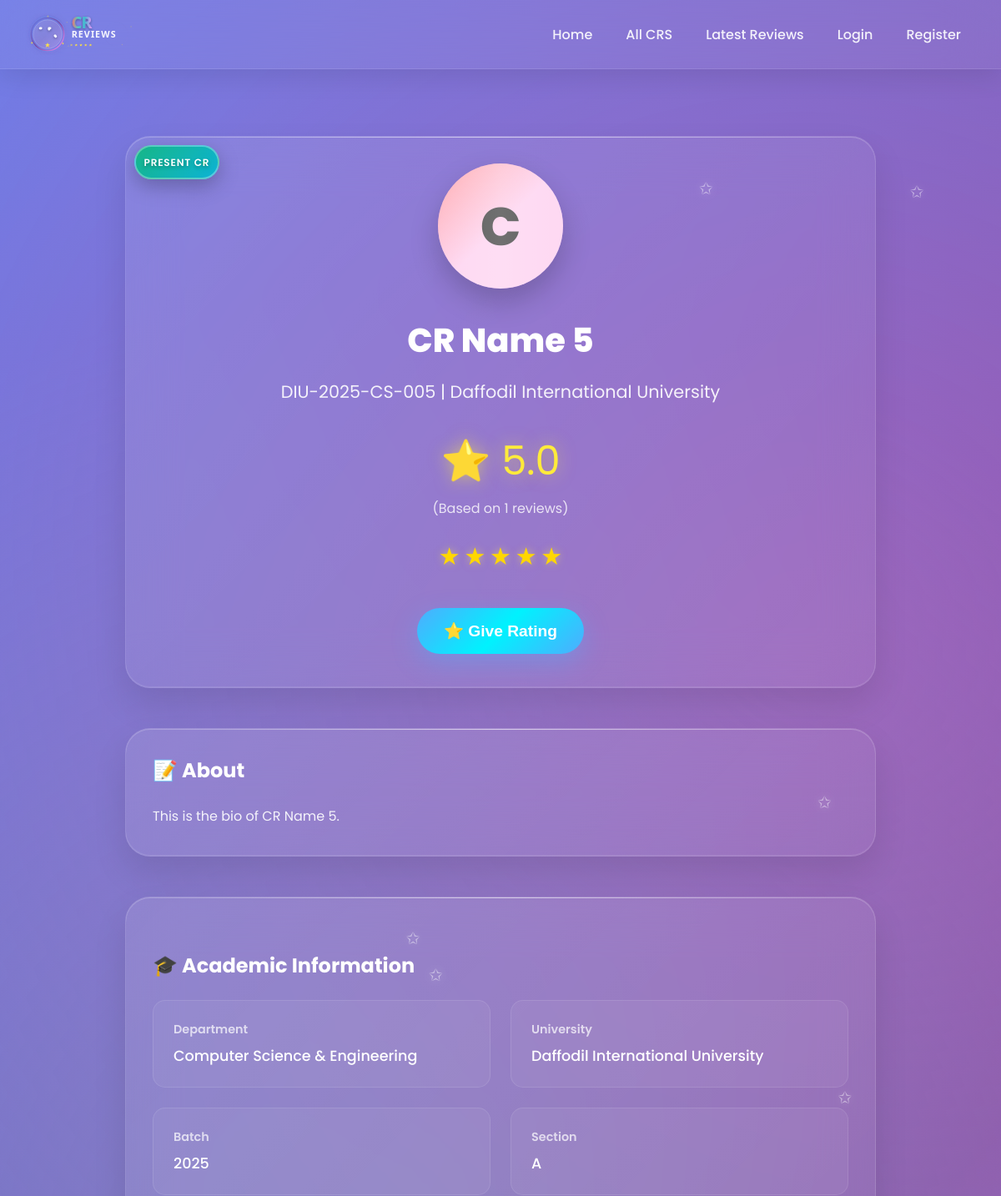
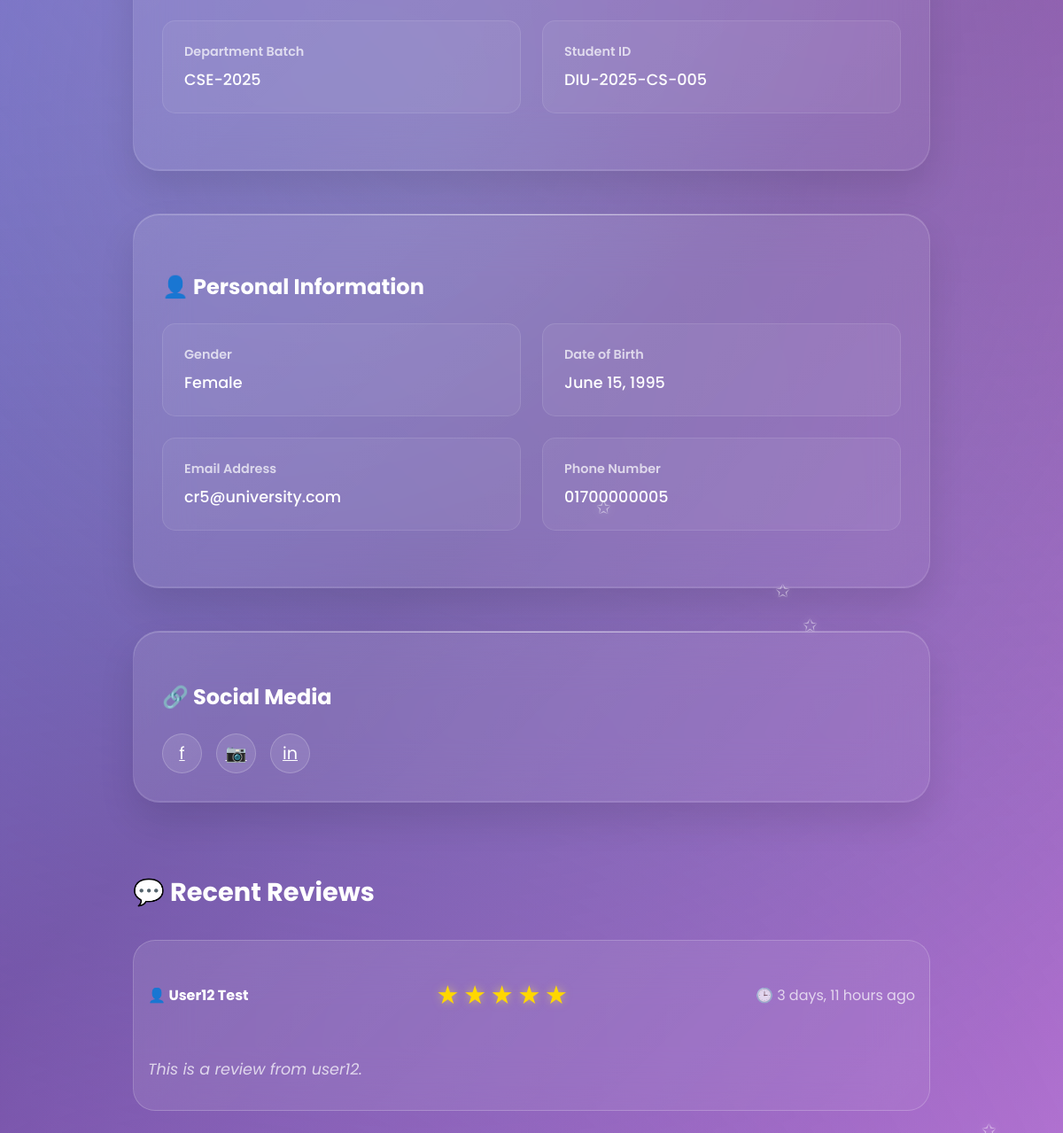
Page /cr_profile/cr-5-74c448/ (upper part) on the earlier database version (2 pictures, top to bottom).
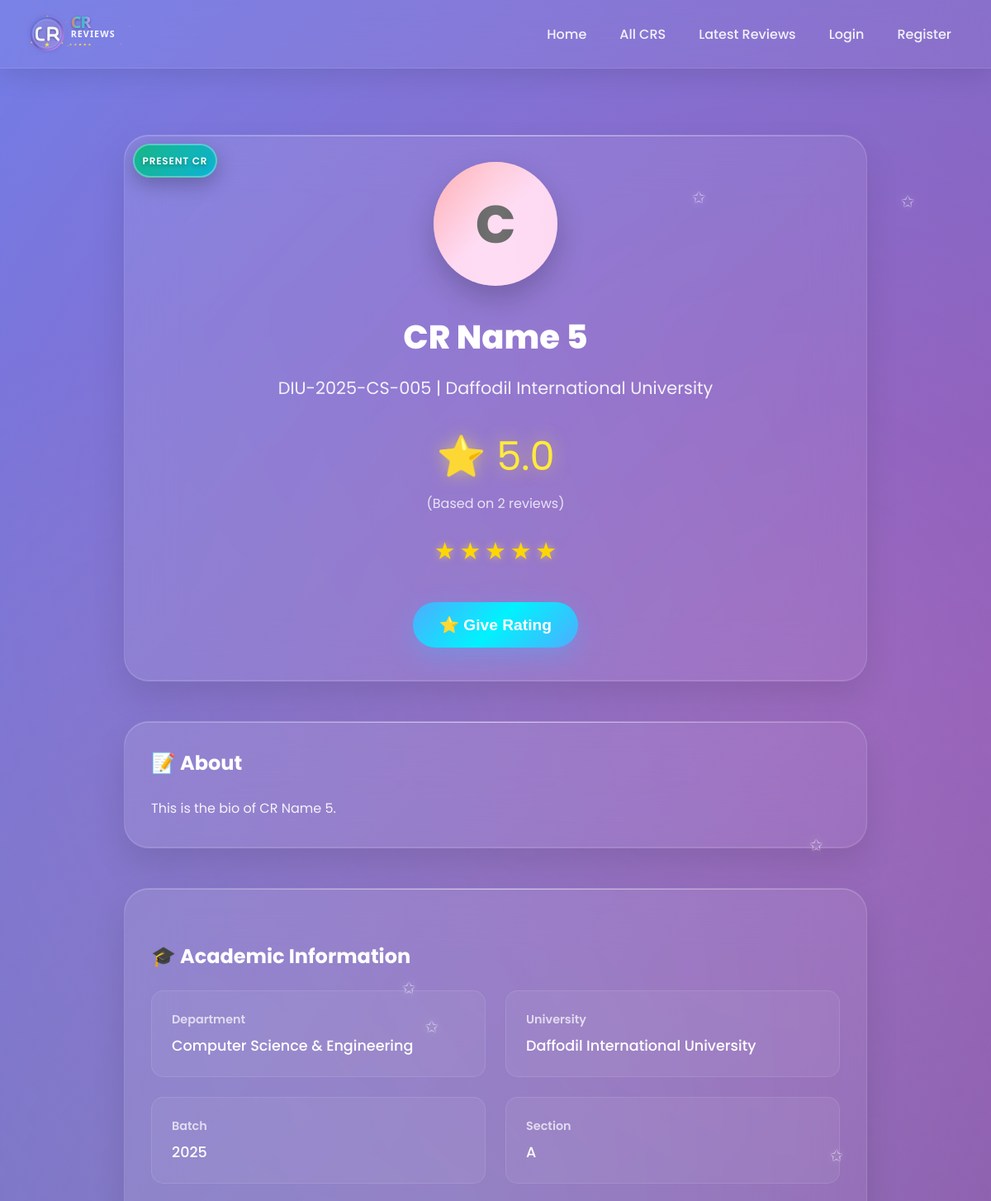
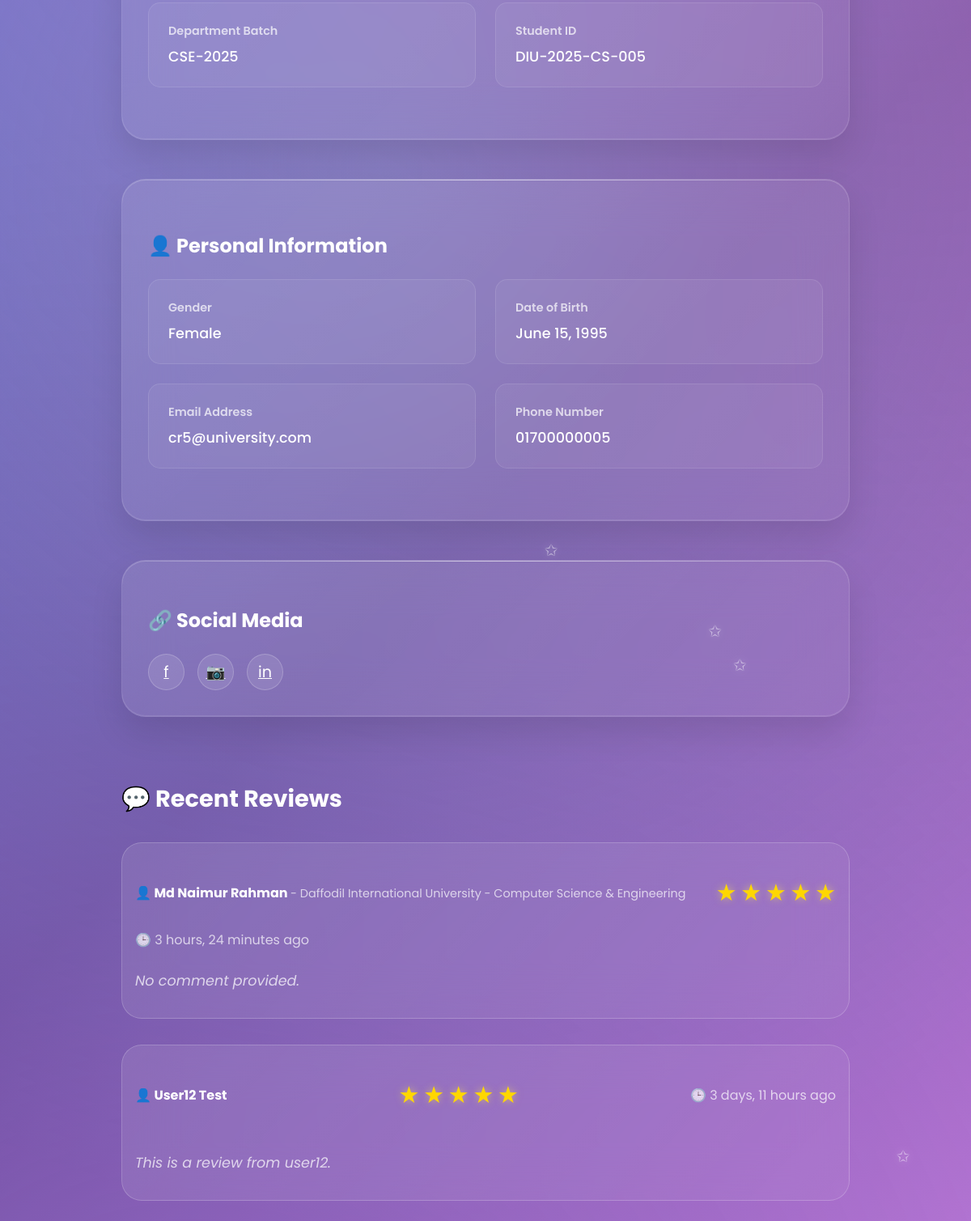
Same page on the later database version (2 pictures, top to bottom).
### cr/models.py (models this page shows, shortened)
class CrProfile(models.Model):
    user=models.OneToOneField('userprofile.User', on_delete=models.CASCADE,related_name='user_profile')
    university=models.ForeignKey(University, on_delete=models.CASCADE,related_name='university_crs')
    department=models.ForeignKey(Department, on_delete=models.CASCADE,related_name='department_crs')
    cr_status = models.CharField(
    max_length=20,
    choices=[('Present', 'Present CR'), ('Former', 'Former CR')],
    default='Present'
    )
    profile_picture = models.ImageField(upload_to='cr_profile_pictures/', blank=True, null=True)
    name = models.CharField(max_length=100)
    gender = models.CharField(choices=[('M', 'Male'), ('F', 'Female')], max_length=1)
    email = models.EmailField(blank=True, null=True)
    phone = models.CharField(max_length=30, blank=True, null=True)
    st_id = models.CharField(max_length=50, unique=True)
    batch = models.CharField(max_length=20)
    dept_batch = models.CharField(max_length=20 , blank=True, null=True)
    section = models.CharField(max_length=10)
    bio = models.TextField(blank=True, null=True)
    date_of_birth = models.DateField(blank=True, null=True)
    slug = models.SlugField(unique=True, blank=True)
    facebook_url = models.URLField(default='https://www.facebook.com/')
    instagram_url = models.URLField(default='https://www.instagram.com/')
    linkedin_url = models.URLField(default='https://www.linkedin.com/')
    created_at=models.DateTimeField(auto_now_add=True)
    updated_at=models.DateTimeField(auto_now=True)
    deleted_at=models.DateTimeField(auto_now=True,blank=True,null=True)
    @property
    def average_rating(self):
        avg=self.cr_reviews.aggregate(Avg('rating'))['rating__avg']
        return round(avg,1) if avg else 0

class University(models.Model):
    Public = "Public"
    Private = "Private"
    university_type = [
        (Public,"Public"),
        (Private,"Private"),
    ]
    title =models.CharField(max_length=100,unique=True,blank=False,null=False)
    type =models.CharField(max_length=100,choices=university_type)
    address=models.CharField(max_length=150, blank=True, null=True)
    slug=models.SlugField(blank=True,unique=True)
    created_at=models.DateTimeField(auto_now_add=True)
    updated_at=models.DateTimeField(auto_now=True)
    daleted_at=models.DateTimeField(auto_now=True,blank=True,null=True)
    def __str__(self):
        return self.title

class Department(models.Model):
    university=models.ForeignKey(University, on_delete=models.CASCADE,related_name='departments')
    title=models.CharField(max_length=50,unique=True,blank=False,null=False)
    code=models.CharField(max_length=50,unique=True,blank=True,null=True)
    slug=models.SlugField(blank=True,unique=True)
    created_at=models.DateTimeField(auto_now_add=True)
    updated_at=models.DateTimeField(auto_now=True)
    daleted_at=models.DateTimeField(auto_now=True,blank=True,null=True)
    def __str__(self):
        return self.title

class Review(models.Model):
    user=models.ForeignKey('userprofile.User', on_delete=models.CASCADE,related_name='userreviews')
    cr_profile=models.ForeignKey(CrProfile, on_delete=models.CASCADE,related_name='cr_reviews')
    rating = models.PositiveSmallIntegerField()
    description = models.TextField(blank=True, null=True)
    is_anonymous = models.BooleanField(default=False)
    anonymous_name = models.CharField(max_length=100, blank=True, null=True)
    slug = models.SlugField(unique=True, blank=True)
    created_at = models.DateTimeField(auto_now_add=True)
    updated_at = models.DateTimeField(auto_now=True)
    deleted_at = models.DateTimeField(blank=True, null=True)
    class Meta:
        unique_together = [['user', 'cr_profile']]
        ordering = ['-created_at']

### userprofile/models.py (models this page shows, shortened)
class User(AbstractBaseUser,PermissionsMixin):
    university=models.ForeignKey(University, on_delete=models.SET_NULL,related_name='university',null=True,blank=True)
    department=models.ForeignKey(Department, on_delete=models.SET_NULL,related_name='department',null=True,blank=True)
    profile_picture=models.ImageField(upload_to=user_profile_picture_path,null=True,blank=True)
    first_name = models.CharField(max_length=50)
    last_name = models.CharField(max_length=50)
    gender = models.CharField(choices=[('M', 'Male'), ('F', 'Female')], max_length=1)
    email = models.EmailField(unique=True)
    phone=models.CharField(max_length=20,null=True,blank=True)
    date_of_birth=models.DateField(null=True,blank=True)
    student_id=models.CharField(max_length=50,unique=True,null=True,blank=True)
    batch=models.CharField(max_length=20,null=True,blank=True)
    dept_batch = models.CharField(max_length=20 , blank=True, null=True)
    section=models.CharField(max_length=20,null=True,blank=True)
    bio=models.TextField(null=True,blank=True)
    facebook_url=models.URLField(default='https://www.facebook.com/')
    instagram_url=models.URLField(default='https://www.instagram.com/')
    linkedin_url=models.URLField(default='https://www.linkedin.com/')
    role=models.CharField(max_length=20, default='student')
    slug=models.SlugField(blank=True,unique=True)
    is_email_verified = models.BooleanField(default=False)
    email_verification_token = models.UUIDField(blank=True, null=True, editable=False)
    email_verification_token_created = models.DateTimeField(blank=True, null=True)
    password_reset_token = models.UUIDField(null=True, blank=True, editable=False)
    password_reset_token_created = models.DateTimeField(null=True, blank=True)
    is_active = models.BooleanField(default=True)
    is_staff = models.BooleanField(default=False)
    created_at = models.DateTimeField(auto_now_add=True)
    updated_at = models.DateTimeField(auto_now=True)
    deleted_at = models.DateTimeField(blank=True, null=True)
    USERNAME_FIELD = 'email'
    REQUIRED_FIELDS = ['first_name','last_name']
    objects = CustomUserManager()
    def get_full_name(self):
        return f"{self.first_name} {self.last_name}"

### cr/views.py (the view)
# urls.py: path('cr_profile/<str:slug>/',cr_profile,name='cr_profile'),
def cr_profile(request,slug):
    cr_profile=get_object_or_404(CrProfile,slug=slug)
    review=Review.objects.filter(cr_profile=cr_profile).order_by('-created_at')
    paginator = Paginator(review,5)
    page_number = request.GET.get('page',1)
    try:
        review=paginator.page(page_number)
    except PageNotAnInteger:
        review=paginator.page(1)
    except EmptyPage:
        review=paginator.page(1)
    is_saved = False
    if request.user.is_authenticated:
        is_saved = cr_profile.saved_by.filter(user=request.user).exists()
    context={
        'cr_profile':cr_profile,
        'review':review,
        'paginator':paginator,
        'is_saved':is_saved
    }
    return render(request,'profile.html',context)

### templates/profile.html (shortened to what this page needs)
{% extends 'base.html' %}
{% load static %}
{% block content %}
    <div id="cr-profile" class="page">
        <div class="container">
            <div style="max-width: 900px; margin: 0 auto;">
                <div class="search-section" style="text-align: center; margin-bottom: 3rem;">
                    <div class="profile-photo" style="width: 150px; height: 150px; font-size: 4rem; margin: 0 auto 2rem; position: relative;" id="profile-photo">
                         {% if cr_profile.profile_picture %}
                        <img src="{{ cr_profile.profile_picture.url }}" alt="{{ cr_profile.name }}" />
                        {% else %}
                        <span>{{ cr_profile.name|first|upper }}</span>
                        {% endif %}
                    </div>
                    <h1 style="color: white; font-size: 2.5rem; font-weight: 800; margin-bottom: 1rem;" id="profile-name">{{cr_profile.name}}</h1>
                    <p style="color: rgba(255,255,255,0.9); font-size: 1.3rem; margin-bottom: 1.5rem;" id="profile-info">
                        {{cr_profile.st_id}} | {{cr_profile.university}}
                    </p>
  <div class="cr-status-badge {{ cr_profile.cr_status|lower }}">
    {% if cr_profile.cr_status == 'Present' %}
      <span class="badge-text">Present CR</span>
    {% else %}
      <span class="badge-text">Former CR</span>
    {% endif %}
  </div>
                    <div style="margin: 2rem 0;">
                        <div style="font-size: 3rem; color: #ffeb3b; text-shadow: 0 0 20px rgba(255,235,59,0.5);">
                            ⭐ {{cr_profile.average_rating}}
                        </div>
                        <div style="color: rgba(255,255,255,0.8); margin-top: 0.5rem;" id="review-count">
                            (Based on {{review.paginator.count}} reviews)
                        </div>
                        <div class="rating">
                            {% for i in "12345" %} {% if forloop.counter <= cr_profile.average_rating %}
                            <span class="star filled">★</span>
                            {% else %}
                            <span class="star">☆</span>
                            {% endif %} {% endfor %}
                        </div>
                    </div>
                    <button class="btn" onclick="openRatingModal('{{ cr_profile.slug }}', '{{ cr_profile.name }}')" style="font-size: 1.2rem; padding: 1rem 2rem;">
                        ⭐ Give Rating
                    </button>
                </div>
                <div class="search-section">
                    <div class="card1">
                        <h3 class="card-title1">📝 About</h3>
                        <div class="about-content">
                        {{cr_profile.bio}}
                        </div>
                    </div>
                </div>
                <div class="search-section">
                 <div class="card1" style="margin-top: 2rem;">
                    <h3 class="card-title1">🎓 Academic Information</h3>
                    <div class="info-grid">
                        <div class="info-item">
                            <div class="info-label">Department</div>
                            <div class="info-value">{{cr_profile.department}}</div>
                        </div>
                        <div class="info-item">
                            <div class="info-label">University</div>
                            <div class="info-value">{{cr_profile.university}}</div>
                        </div>
                        <div class="info-item">
                            <div class="info-label">Batch</div>
                            <div class="info-value">{{cr_profile.batch}}</div>
                        </div>
                        <div class="info-item">
                            <div class="info-label">Section</div>
                            <div class="info-value">{{cr_profile.section}}</div>
                        </div>
                        <div class="info-item">
                            <div class="info-label">Department Batch</div>
                            <div class="info-value">{{cr_profile.dept_batch}}</div>
                        </div>
                        <div class="info-item">
                            <div class="info-label">Student ID</div>
                            <div class="info-value">{{cr_profile.st_id}}</div>
                        </div>
                        </div>
                    </div>
                </div>
                <div class="search-section">
                 <div class="card1" style="margin-top: 2rem;">
                    <h3 class="card-title1">👤 Personal Information</h3>
                    <div class="info-grid">
                        <div class="info-item">
                            <div class="info-label">Gender</div>
                            {% if cr_profile.gender == 'M' %}
                            <div class="info-value">Male</div>
                            {% elif cr_profile.gender == 'F' %}
                            <div class="info-value">Female</div>
                            {% else %}
                            <div class="info-value">None</div>
                            {% endif %}
                        </div>
                        <div class="info-item">
                            <div class="info-label">Date of Birth</div>
                            <div class="info-value">{{cr_profile.date_of_birth}}</div>
                        </div>
                        <div class="info-item">
                            <div class="info-label">Email Address</div>
                            <div class="info-value">{{cr_profile.email}}</div>
                        </div>
                        <div class="info-item">
                            <div class="info-label">Phone Number</div>
                            <div class="info-value">{{cr_profile.phone}}</div>
                        </div>
                    </div>
                    </div>
                </div>
                <div class="search-section">
                    <h3 class="card-title1" style="margin-top: 1.5rem;">🔗 Social Media</h3>
                    <div class="social-links">
                        <a href="{{cr_profile.facebook_url}}" class="social-btn" title="Facebook">f</a>
                        <a href="{{cr_profile.instagram_url}}" class="social-btn" title="Instagram">📷</a>
                        <a href="{{cr_profile.linkedin_url}}" class="social-btn" title="LinkedIn">in</a>
                    </div>
                </div>
<div class="section">
    <h2 style="color: white; font-size: 1.8rem; font-weight: 700; margin-bottom: 2rem;">
        💬 Recent Reviews
    </h2>
    <div id="reviews-container">
    {% for review in review %}
    <div class="review-card">
        <div class="review-header">
            <div>
                <strong>
                    {% if review.is_anonymous %}
                        {% comment %} <span style="color: rgba(255,255,255,0.9);">
                            {{ review.get_reviewer_name }}
                        </span> {% endcomment %}
                    {% elif review.user %}
                        <a href="{% url 'user_view' review.user.slug %}" style="text-decoration: none; color: inherit;">
                            👤 {{ review.user.get_full_name }}
                        </a>
                    {% else %}
                        <span style="color: rgba(255,255,255,0.9);">
                            🕶️ Anonymous User
                        </span>
                    {% endif %}
                </strong>
                {% if not review.is_anonymous and review.user %}
                    {% if review.user.university or review.user.department %}
                        <span style="color: rgba(255,255,255,0.7); font-size: 0.9rem;">
                            -
                            {% if review.user.university %}
                                {{ review.user.university }}
                            {% endif %}
                            {% if review.user.department %}
                                {% if review.user.university %} - {% endif %}
                                {{ review.user.department }}
                            {% endif %}
                        </span>
                    {% endif %}
                {% else %}
                    <span style="display: inline-block; margin-left: 0.5rem; padding: 0.25rem 0.75rem; background: rgba(255, 235, 59, 0.2); border: 1px solid rgba(255, 235, 59, 0.4); border-radius: 20px; font-size: 0.75rem; font-weight: 600; color: #ffeb3b;">
                        ANONYMOUS
                    </span>
                {% endif %}
            </div>
            <div class="rating">
                {% for i in "12345" %}
                    {% if forloop.counter <= review.rating %}
                        <span class="star filled">★</span>
                    {% else %}
                        <span class="star">☆</span>
                    {% endif %}
                {% endfor %}
            </div>
            <div style="color: rgba(255,255,255,0.7); font-weight: 400;">
                🕒 {{ review.created_at|timesince }} ago
            </div>
        </div>
        <div class="review-text">
            {{ review.description|default:"No comment provided." }}
        </div>
    </div>
    {% empty %}
    <div style="text-align: center; padding: 3rem; color: rgba(255,255,255,0.7);">
        <p style="font-size: 1.2rem; margin-bottom: 1rem;">📝 No reviews yet</p>
        <p style="font-size: 0.95rem;">Be the first to review this CR!</p>
    </div>
    {% endfor %}
</div>
</div>
            </div>
        </div>
    </div>
{% endblock content %}

Differences in the rows shown:
added Review: user.get_full_name "Md Naimur Rahman", user.university "Daffodil International University", user.department "Computer Science & Engineering", rating 5 (drawn), created_at "3 hours, 24 minutes", description "No comment provided."
Other differences:
{{ review.paginator.count }}: "1" → "2"
